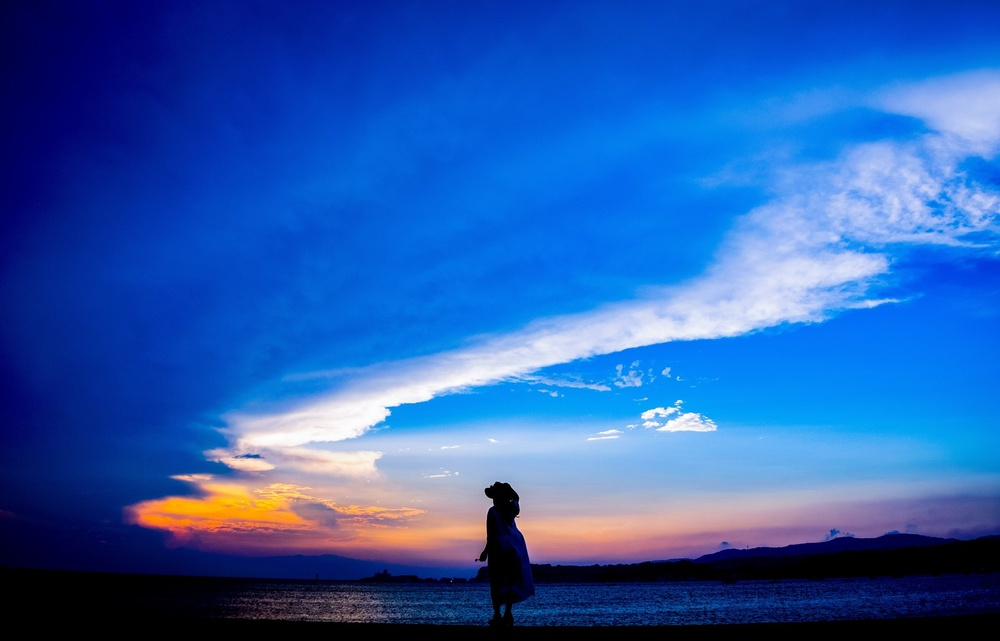
#> input picture images/sample_twilight.jpg, 1000 x 641 px, shrunk from 1600 x 1026 before the run; its folder holds only this picture in this run
$ python main.py
#> lines starting #> are read from the running program, lines starting #| are printed output that depends on the picture
import os
import re
import numpy as np
import matplotlib.pyplot as plt
from PIL import Image

"""
パラメータ設定
"""
# グラフタイトル
GRAPH_TITLE = 'Surface Plot'
# 輝度 しきい値
THRESHOLD_VALUE = 0
# カラーバーの表示
IS_SHOW_COLOR_BAR = True
# グラフイメージの保存
IS_SAVE_GRAPH_IMAGE = True
# グラフイメージの保存パス
SAVE_PATH = 'dist/graph_image'


def createGraph(file_name):
    # 画像の取得
#> called with file_name = 'images/sample_twilight.jpg'
    print(file_name)
    image = Image.open(file_name)
#> image is the input picture: PIL image 1000x641 RGB; mean R, G, B 43.1, 93.3, 174.9
    image = image.convert('L')
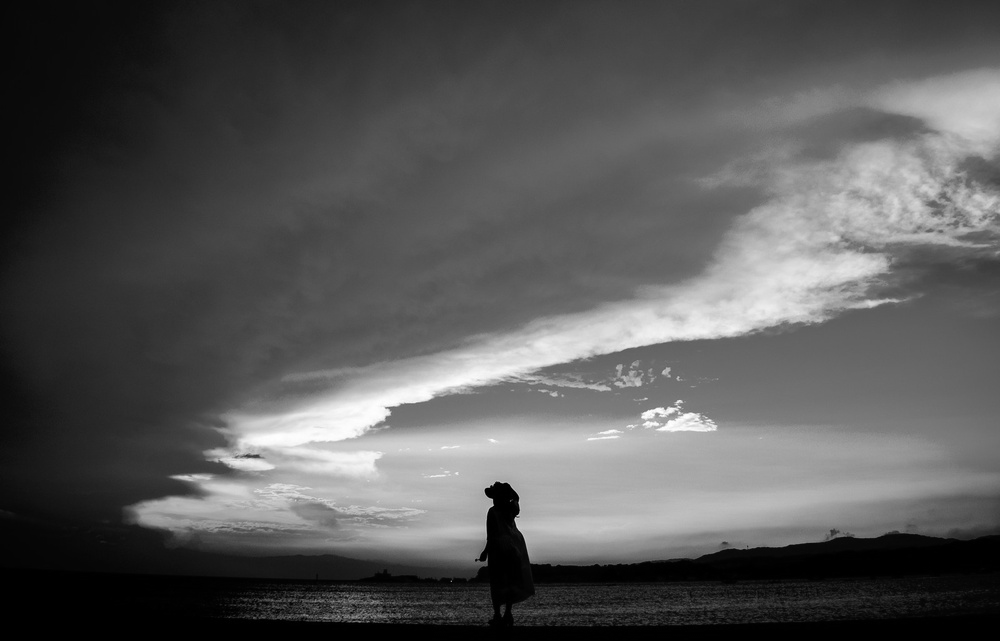
#> image: PIL image 1000x641 L; min 0, max 255, mean 87.6
    width = image.width
#> width = 1000
    height = image.height
#> height = 641

    # 輝度データ取得
    z = []
    for w in range(width):
        arr = []
        for h in range(height):
            value = image.getpixel((w, h))
            if value < THRESHOLD_VALUE:
                value = 0
            arr.append(value)

        z.append(arr)
#> after the loop, z = 1000 items

    # データ生成
    X, Y = np.meshgrid(range(height), range(width))
    Z = np.array(z)
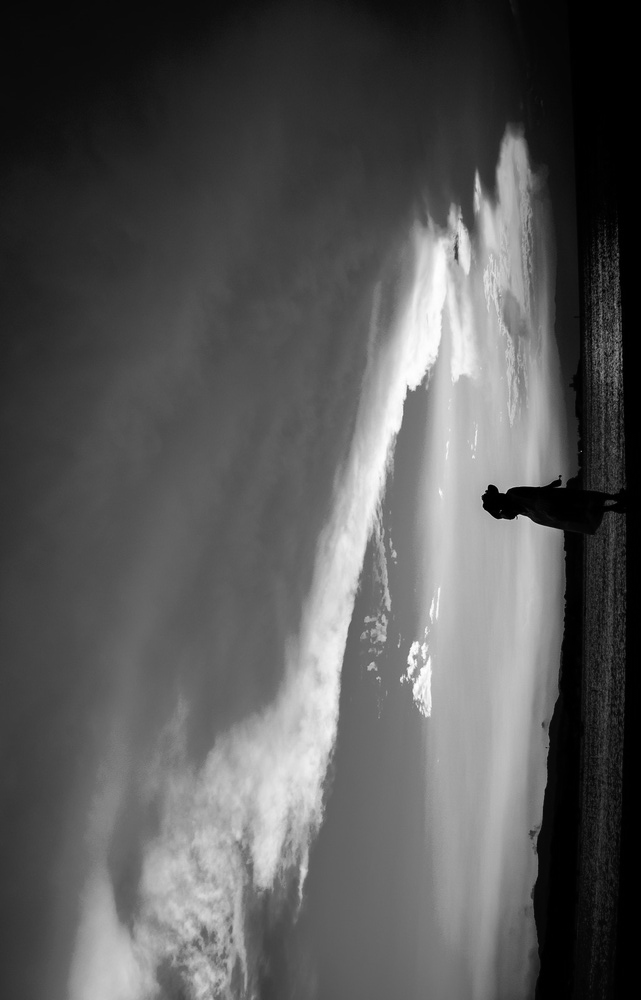
#> Z: shape (1000, 641) int64; min 0, max 255, mean 87.6

    # グラフ生成
    name = os.path.splitext(os.path.basename(file_name))[0]
    fig = plt.figure(figsize=(9, 6))
    fig.canvas.manager.set_window_title(name)
    ax = fig.add_subplot(111, projection='3d')
    ax.set_title(GRAPH_TITLE)

    surf = ax.plot_surface(X, Y, Z, cmap='bwr', linewidth=10)
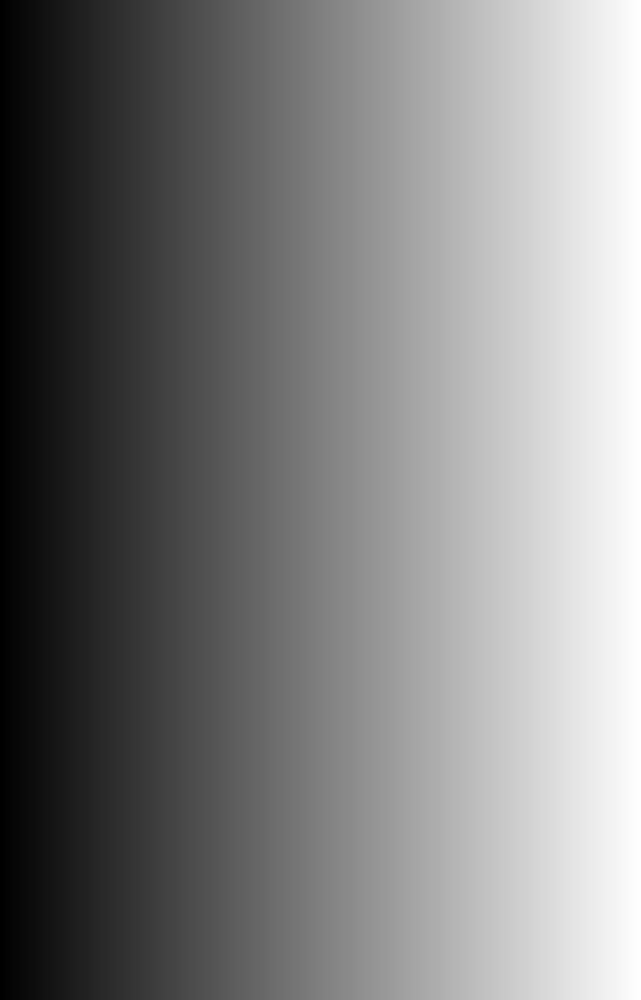
#> X: shape (1000, 641) int64; min 0, max 640, mean 320; drawn with min black and max white
    if IS_SHOW_COLOR_BAR:
        fig.colorbar(surf)
    if IS_SAVE_GRAPH_IMAGE:
        name = os.path.splitext(os.path.basename(file_name))[0]
        plt.savefig("{0}/{1}_graph.png".format(SAVE_PATH, name))
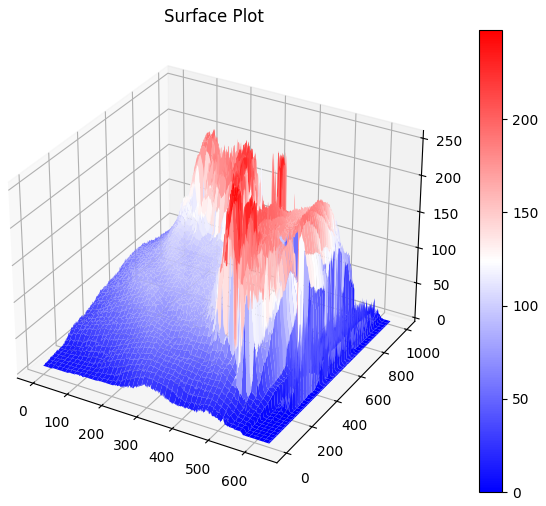
#> figure drawn by matplotlib, 2 panels

    plt.show()


def checkDirectory():
    if IS_SAVE_GRAPH_IMAGE and not os.path.exists(SAVE_PATH):
        os.makedirs(SAVE_PATH)


def main():
    # check directory
    checkDirectory()

    # create graph
    path = 'images'
    pattern = re.compile('.+\.(jpg|jpeg|png|gif)')
    for f in os.listdir(path):
        res = pattern.match(f)
        if res:
            createGraph("{0}/{1}".format(path, f))


if __name__ == '__main__':
    main()
